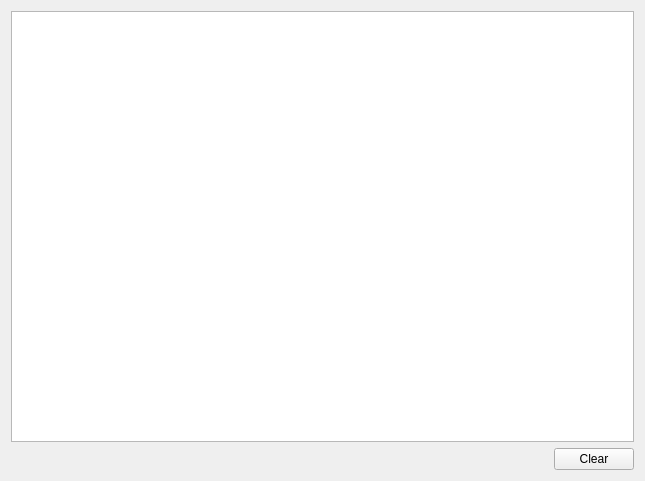
<?xml version="1.0" encoding="UTF-8"?>
<ui version="4.0">
 <class>Loader</class>
 <widget class="QWidget" name="Loader">
  <property name="geometry">
   <rect>
    <x>0</x>
    <y>0</y>
    <width>645</width>
    <height>481</height>
   </rect>
  </property>
  <property name="windowTitle">
   <string>Form</string>
  </property>
  <layout class="QVBoxLayout" name="verticalLayout">
   <item>
    <widget class="QListWidget" name="sequence_list"/>
   </item>
   <item>
    <layout class="QHBoxLayout" name="horizontalLayout">
     <item>
      <spacer name="horizontalSpacer">
       <property name="orientation">
        <enum>Qt::Horizontal</enum>
       </property>
       <property name="sizeHint" stdset="0">
        <size>
         <width>40</width>
         <height>20</height>
        </size>
       </property>
      </spacer>
     </item>
     <item>
      <widget class="QPushButton" name="clear_button">
       <property name="text">
        <string>Clear</string>
       </property>
      </widget>
     </item>
    </layout>
   </item>
  </layout>
 </widget>
 <resources/>
 <connections/>
</ui>
